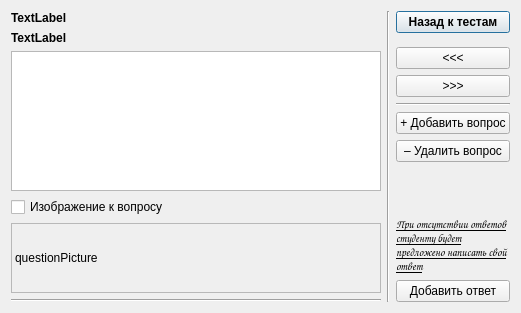
<?xml version="1.0" encoding="UTF-8"?>
<ui version="4.0">
 <class>SUTestEdit</class>
 <widget class="QDialog" name="SUTestEdit">
  <property name="geometry">
   <rect>
    <x>0</x>
    <y>0</y>
    <width>521</width>
    <height>313</height>
   </rect>
  </property>
  <property name="windowTitle">
   <string>QTestSuite</string>
  </property>
  <layout class="QGridLayout" name="gridLayout_2">
   <item row="0" column="0">
    <layout class="QVBoxLayout" name="verticalLayout_10">
     <item>
      <widget class="QLabel" name="label">
       <property name="font">
        <font>
         <weight>75</weight>
         <bold>true</bold>
        </font>
       </property>
       <property name="text">
        <string>TextLabel</string>
       </property>
      </widget>
     </item>
     <item>
      <widget class="QLabel" name="label_2">
       <property name="font">
        <font>
         <weight>75</weight>
         <bold>true</bold>
        </font>
       </property>
       <property name="text">
        <string>TextLabel</string>
       </property>
      </widget>
     </item>
     <item>
      <widget class="QPlainTextEdit" name="plainTextEdit">
       <property name="plainText">
        <string/>
       </property>
      </widget>
     </item>
     <item>
      <widget class="QCheckBox" name="checkBoxQuestionPicture">
       <property name="text">
        <string>Изображение к вопросу</string>
       </property>
      </widget>
     </item>
     <item>
      <widget class="QScrollArea" name="scrollArea">
       <property name="widgetResizable">
        <bool>true</bool>
       </property>
       <widget class="QWidget" name="scrollAreaWidgetContents">
        <property name="geometry">
         <rect>
          <x>0</x>
          <y>0</y>
          <width>375</width>
          <height>60</height>
         </rect>
        </property>
        <layout class="QGridLayout" name="gridLayout">
         <property name="leftMargin">
          <number>3</number>
         </property>
         <property name="topMargin">
          <number>3</number>
         </property>
         <property name="rightMargin">
          <number>3</number>
         </property>
         <property name="bottomMargin">
          <number>3</number>
         </property>
         <item row="0" column="0">
          <widget class="QLabel" name="questionPicture">
           <property name="text">
            <string>questionPicture</string>
           </property>
          </widget>
         </item>
        </layout>
       </widget>
      </widget>
     </item>
     <item>
      <widget class="Line" name="line_3">
       <property name="orientation">
        <enum>Qt::Horizontal</enum>
       </property>
      </widget>
     </item>
    </layout>
   </item>
   <item row="0" column="2">
    <layout class="QVBoxLayout" name="verticalLayout">
     <item>
      <widget class="QPushButton" name="pushButton">
       <property name="font">
        <font>
         <weight>75</weight>
         <bold>true</bold>
        </font>
       </property>
       <property name="text">
        <string>Назад к тестам</string>
       </property>
      </widget>
     </item>
     <item>
      <spacer name="verticalSpacer_2">
       <property name="orientation">
        <enum>Qt::Vertical</enum>
       </property>
       <property name="sizeType">
        <enum>QSizePolicy::Fixed</enum>
       </property>
       <property name="sizeHint" stdset="0">
        <size>
         <width>20</width>
         <height>8</height>
        </size>
       </property>
      </spacer>
     </item>
     <item>
      <widget class="QPushButton" name="pushButton_2">
       <property name="text">
        <string>&lt;&lt;&lt;</string>
       </property>
      </widget>
     </item>
     <item>
      <widget class="QPushButton" name="pushButton_3">
       <property name="text">
        <string>&gt;&gt;&gt;</string>
       </property>
      </widget>
     </item>
     <item>
      <widget class="Line" name="line_2">
       <property name="orientation">
        <enum>Qt::Horizontal</enum>
       </property>
      </widget>
     </item>
     <item>
      <widget class="QPushButton" name="pushButton_4">
       <property name="text">
        <string>+ Добавить вопрос</string>
       </property>
      </widget>
     </item>
     <item>
      <widget class="QPushButton" name="pushButton_5">
       <property name="text">
        <string>– Удалить вопрос</string>
       </property>
      </widget>
     </item>
     <item>
      <spacer name="verticalSpacer">
       <property name="orientation">
        <enum>Qt::Vertical</enum>
       </property>
       <property name="sizeHint" stdset="0">
        <size>
         <width>20</width>
         <height>40</height>
        </size>
       </property>
      </spacer>
     </item>
     <item>
      <widget class="QLabel" name="label_3">
       <property name="font">
        <font>
         <family>Comic Sans MS</family>
         <weight>75</weight>
         <bold>true</bold>
         <underline>true</underline>
        </font>
       </property>
       <property name="text">
        <string>&lt;!DOCTYPE HTML PUBLIC &quot;-//W3C//DTD HTML 4.0//EN&quot; &quot;http://www.w3.org/TR/REC-html40/strict.dtd&quot;&gt;
&lt;html&gt;&lt;head&gt;&lt;meta name=&quot;qrichtext&quot; content=&quot;1&quot; /&gt;&lt;style type=&quot;text/css&quot;&gt;
p, li { white-space: pre-wrap; }
&lt;/style&gt;&lt;/head&gt;&lt;body style=&quot; font-family:'MS Shell Dlg 2'; font-size:8.25pt; font-weight:400; font-style:normal;&quot;&gt;
&lt;p style=&quot; margin-top:0px; margin-bottom:0px; margin-left:0px; margin-right:0px; -qt-block-indent:0; text-indent:0px;&quot;&gt;&lt;span style=&quot; font-size:8pt; font-style:italic;&quot;&gt;При отсутствии ответов студенту будет предложено написать свой ответ&lt;/span&gt;&lt;/p&gt;&lt;/body&gt;&lt;/html&gt;</string>
       </property>
       <property name="wordWrap">
        <bool>true</bool>
       </property>
      </widget>
     </item>
     <item>
      <widget class="QPushButton" name="pushButton_6">
       <property name="text">
        <string>Добавить ответ</string>
       </property>
      </widget>
     </item>
    </layout>
   </item>
   <item row="0" column="1">
    <widget class="Line" name="line">
     <property name="orientation">
      <enum>Qt::Vertical</enum>
     </property>
    </widget>
   </item>
  </layout>
 </widget>
 <resources/>
 <connections/>
</ui>
